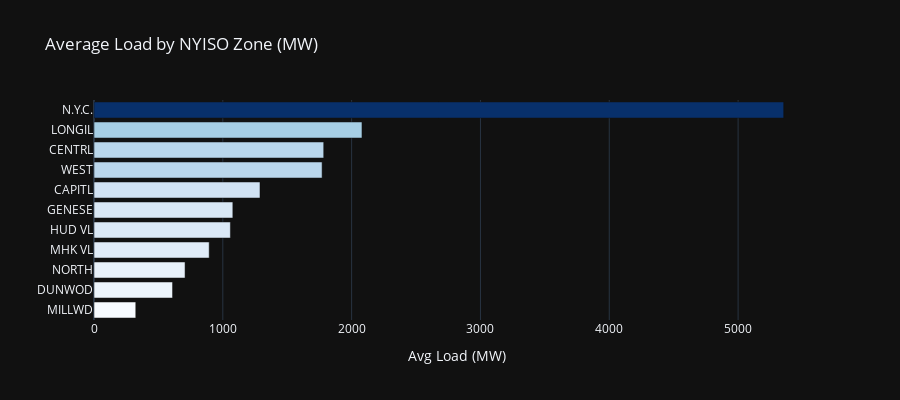

Source (notebook cell):
### Markdown cell above
### 2b. Load by zone — which zones drive peak demand?

### Code cell
# Average load per zone
zone_avg = (
    df_load
    .groupby('zone')['load_mw']
    .mean()
    .sort_values(ascending=True)
    .reset_index()
)

fig = px.bar(
    zone_avg,
    x='load_mw', y='zone',
    orientation='h',
    title='Average Load by NYISO Zone (MW)',
    labels={'load_mw': 'Avg Load (MW)', 'zone': ''},
    color='load_mw',
    color_continuous_scale='Blues',
    template='plotly_dark'
)
fig.update_layout(height=400, coloraxis_showscale=False)
fig.show()

print('\nKey insight: N.Y.C. and LONGIL dominate — they typically account for ~60% of total load.')

### Figure 1 — Plotly figure (JSON) as saved in the notebook; plotly's stock layout.template omitted (floating-point values rounded to 4 significant figures)
{"data": [{"hovertemplate": "Avg Load (MW)=%{marker.color}<br>=%{y}<extra></extra>", "legendgroup": "", "marker": {"color": [324.4, 609.8, 706.8, 894.2, 1059.0, 1078.0, 1289.0, 1771.0, 1783.0, 2080.0, 5354.0], "coloraxis": "coloraxis", "pattern": {"shape": ""}}, "name": "", "orientation": "h", "showlegend": false, "textposition": "auto", "type": "bar", "x": [324.4, 609.8, 706.8, 894.2, 1059.0, 1078.0, 1289.0, 1771.0, 1783.0, 2080.0, 5354.0], "xaxis": "x", "y": ["MILLWD", "DUNWOD", "NORTH", "MHK VL", "HUD VL", "GENESE", "CAPITL", "WEST", "CENTRL", "LONGIL", "N.Y.C."], "yaxis": "y"}], "layout": {"barmode": "relative", "coloraxis": {"colorbar": {"title": {"text": "Avg Load (MW)"}}, "colorscale": [[0, "rgb(247,251,255)"], [0.125, "rgb(222,235,247)"], [0.25, "rgb(198,219,239)"], [0.375, "rgb(158,202,225)"], [0.5, "rgb(107,174,214)"], [0.625, "rgb(66,146,198)"], [0.75, "rgb(33,113,181)"], [0.875, "rgb(8,81,156)"], [1, "rgb(8,48,107)"]], "showscale": false}, "height": 400, "legend": {"tracegroupgap": 0}, "title": {"text": "Average Load by NYISO Zone (MW)"}, "xaxis": {"anchor": "y", "domain": [0, 1], "title": {"text": "Avg Load (MW)"}}, "yaxis": {"anchor": "x", "domain": [0, 1], "title": {"text": ""}}}}
